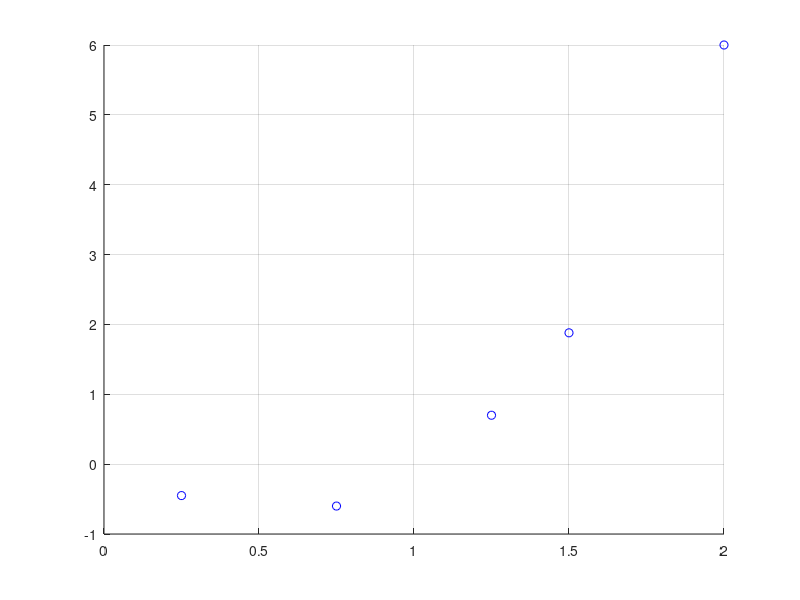

MATLAB code for this plot: (Note: this script raises an error after producing the figure.)
% Francisco Ariel Arenas Enciso 
% A01369122
% Actividad Integradora 2

% main() Function
function ProyectoSegundoParcial()    
    % Llamadas a las funciones que resuelven los problemas 
    problemaUno();
    problemaDos();  
    problemaTres();
    problemaCuatro();
    problemaCinco();
end 

function problemaUno()
    ps = [0.25 0.75 1.25 1.5 2.0; -0.45 -0.6 0.7 1.88 6.0]';
    figure(1)
    hold on
    grid on 
    plot(ps(:,1), ps(:,2), 'ob')
     
    %interpolación lineal
    ps1 = [0.75 1.25; -0.6 0.7]';
    [fnx1, ~] = metodoNumerico.metodoInterpolacionPolinomial(ps1, 1.15);
    plot(1.15, fnx1, '*r') 
    %interpolación cuádratica
    ps2 = [0.75 1.25 1.5; -0.6 0.7 1.88]';
    [fnx2, ~] = metodoNumerico.metodoInterpolacionPolinomial(ps2, 1.15);
    plot(1.15, fnx2, 'sk') 
    %interpolación cúbica
    ps3 = [0.25 0.75 1.25 1.5; -0.45 -0.6 0.7 1.88]';
    [fnx3, ~] = metodoNumerico.metodoInterpolacionPolinomial(ps3, 1.15);
    plot(1.15, fnx3, '+c') 
    %interpolación grado 4
    ps4 = ps;
    [fnx4, ~] = metodoNumerico.metodoInterpolacionPolinomial(ps4, 1.15);
    plot(1.15, fnx4, 'xg') 
    legend("Muestra de datos", "Interpolación grado 1", "Interpolación grado 2", "Interpolación grado 3", "Interpolación grado 4");
    
    aproxValues = [fnx1, fnx2, fnx3, fnx4];
    
    fprintf("\n---------------------------------------------------------\n");
    fprintf("PROBLEMA 1\n");
    for i=1:length(aproxValues)
        fprintf("La aproximación obtenida (fx%d) para 1.15 ", i);
        fprintf("con una interpolación de grado %d fue: %.4f\n", i, aproxValues(i));
    end
    fprintf("---------------------------------------------------------\n");
end 

function problemaDos()
    ps = [88.9 108.5 104.1 139.7 127 94 116.8 99.1; 14.6 16.7 15.3 23.2 19.5 16.1 18.1 16.6]';
    figure(2)
    hold on 
    grid on
    plot(ps(:,1), ps(:,2), 'or')

    [a, error] = metodoNumerico.metodoRegresionPolinomial(ps, 1);

    fprintf("\n---------------------------------------------------------\n");
    fprintf("PROBLEMA 2\n");
    fprintf("El error encontrado en esta solución fue de: %.4f\n", error);

    for i=1:length(a)
        fprintf("El valor del coeficiente a%d es de: %.4f\n", (i-1), a(i));
    end

    legend('Muestra de datos', 'f(x) generada')
    fprintf("---------------------------------------------------------\n");
end

function problemaTres()
    ps = [0 100 200 400 600 800 1000; 0 0.82436 1.00000 0.73576 0.40601 0.19915 0.09158]';
    figure(3)
    hold on
    grid on 
    plot(ps(:,1), ps(:,2), 'ob')
     
    %interpolación cúbica
    ps3 = [200 400 600 800; 1.00000 0.73576 0.4601 0.19915]';
    [fnx3, ~] = metodoNumerico.metodoInterpolacionPolinomial(ps3, 450);
    plot(450, fnx3, '*r') 
    %interpolación grado 4
    ps4 = [100 200 400 600 800; 0.82436 1.00000 0.73576 0.4601 0.19915]';
    [fnx4, ~] = metodoNumerico.metodoInterpolacionPolinomial(ps4, 450);
    plot(450, fnx4, 'sk') 
    %interpolación grado 5
    ps5 = [0 100 200 400 600 800; 0 0.82436 1.00000 0.73576 0.4601 0.19915]';
    [fnx5, ~] = metodoNumerico.metodoInterpolacionPolinomial(ps5, 450);
    plot(450, fnx5, '+c') 
    %interpolación grado 6
    ps6 = ps;
    [fnx6, ~] = metodoNumerico.metodoInterpolacionPolinomial(ps6, 450);
    plot(450, fnx6, 'xg') 
    legend("Muestra de datos", "Interpolación grado 3", "Interpolación grado 4", "Interpolación grado 5", "Interpolación grado 6");
    
    aproxValues = [fnx3, fnx4, fnx5, fnx6];
    
    fprintf("\n---------------------------------------------------------\n");
    fprintf("PROBLEMA 3\n");
    for i=1:length(aproxValues)
        fprintf("La aproximación obtenida (fx%d) para 450 ", i);
        fprintf("con una interpolación de grado %d fue: %.4f\n", i+2, aproxValues(i));
    end
    fprintf("---------------------------------------------------------\n");
end

function problemaCuatro()
    ps = [1.8 2 2.2 2.4 2.6; 0.5815 0.5767 0.556 0.5202 0.4708]';
    figure(4)
    hold on
    grid on 
    plot(ps(:,1), ps(:,2), 'ob')
    
    %interpolación lineal
    ps1 = [2 2.2; 0.5767 0.556]';
    [fnx1, ~] = metodoNumerico.metodoInterpolacionPolinomial(ps1, 2.1);
    plot(2.1, fnx1, '*r') 
    %Interpolación cuadrada
    ps2 = [2 2.2 2.4; 0.5767 0.556 0.5202]';
    [fnx2, ~] = metodoNumerico.metodoInterpolacionPolinomial(ps2, 2.1);
    plot(2.1, fnx2, '+c')
    %Interpolación cúbica
    ps3 = [1.8 2 2.2 2.4; 0.5767 0.5767 0.556 0.5202]';
    [fnx3, ~] = metodoNumerico.metodoInterpolacionPolinomial(ps3, 2.1);
    plot(2.1, fnx3, 'xg') 
    %Interpolación de Newton
    ps4 = ps;
    [fnx4, ~] = metodoNumerico.metodoInterpolacionPolinomial(ps4, 2.1);
    plot(2.1, fnx4, 'sk') 
    legend("Muestra de datos", "Interpolación lineal", "Interpolación cuadrada", "Interpolación cúbica", "Interpolación de Newton");
    
    aproxValues = [fnx1, fnx2, fnx3, fnx4];
    
    fprintf("\n---------------------------------------------------------\n");
    fprintf("PROBLEMA 4\n");
    for i=1:length(aproxValues)
        fprintf("La aproximación obtenida (fx%d) para 2.1 ", i);
        fprintf("con una interpolación de grado %d fue: %.4f\n", i, aproxValues(i));
    end
    fprintf("---------------------------------------------------------\n");
end

function problemaCinco()
    ps = [0 5 10 20 30 40; 1.787 1.519 1.307 1.002 0.7975 0.6529]';
    figure(5)
    hold on
    grid on 
    plot(ps(:,1), ps(:,2), 'ob')
    
    %interpolación lineal
    ps1 = [5 10; 1.519 1.307]';
    [fnx1, ~] = metodoNumerico.metodoInterpolacionPolinomial(ps1, 7.5);
    plot(7.5, fnx1, '*r') 
    %interpolación cuadrática
    ps2 = [0 5 10; 1.787 1.519 1.307]';
    [fnx2, ~] = metodoNumerico.metodoInterpolacionPolinomial(ps2, 7.5);
    plot(7.5, fnx2, 'sg')
    %interpolación de Newton
    psN = ps;
    [fnxN, ~] = metodoNumerico.metodoInterpolacionPolinomial(psN, 7.5);
    plot(7.5, fnxN, 'xc')
    
    aproxValues = [fnx1, fnx2];
    
    %regresión cuadrática (polinomio que satisface la parábola solicitada)
    [a, error] = metodoNumerico.metodoRegresionPolinomial(ps, 2);
    
    fprintf("\n---------------------------------------------------------\n");
    fprintf("PROBLEMA 5\n");
    fprintf("\nUSANDO INTERPOLACIÓN\n");  
    for i=1:length(aproxValues)
        fprintf("La aproximación obtenida (fx%d) para 7.5 ", i);
        fprintf("con una interpolación de grado %d fue: %.4f\n", i, fnx1);
    end
    fprintf("....\n");
    fprintf("La aproximación obtenida (fx%d) para 7.5 ", length(ps)-1);
    fprintf("con una interpolación de grado %d (Newton) fue: %.4f\n", length(ps)-1, fnxN); 
    fprintf("\nUSANDO REGRESIÓN\n");
    fprintf("El error encontrado en esta solución fue de: %.4f\n", error);
    
    for i=1:length(a)
        fprintf("El valor del coeficiente a%d es de: %.4f\n", (i-1), a(i));
    end
    
    legend("Muestra de datos", "Interpolación lineal", "Interpolación cuadrática", "Interpolación de Newton", "f(x) encontrada con regresión");
    fprintf("---------------------------------------------------------\n");
end